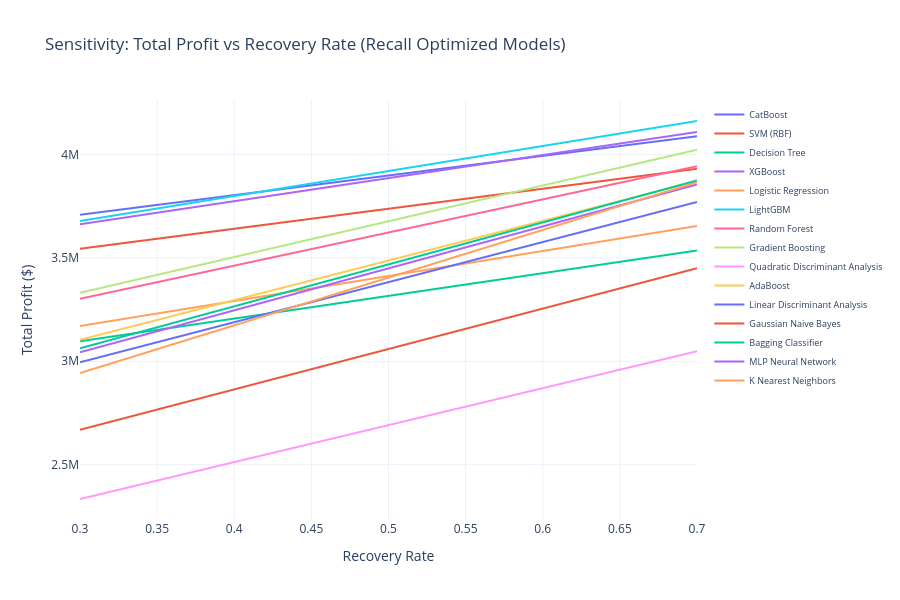

Write notebook code for a chart like this one.
### Markdown cell above
---
## 9. Sensitivity Analysis: How Do Business Parameters Affect Model Rankings?

The business parameters (recovery rate, interest rate, loan term) are assumptions. Let's see how sensitive the rankings are to different scenarios.

### Code cell
recovery_rates = [0.30, 0.40, 0.50, 0.60, 0.70]
sensitivity_rows = []

for rr in recovery_rates:
    c_fn = avg_loan * (1 - rr)
    c_fp = avg_loan * ANNUAL_INTEREST * AVG_LOAN_TERM_YRS * PROFIT_MARGIN
    p_good = avg_loan * ANNUAL_INTEREST * AVG_LOAN_TERM_YRS * PROFIT_MARGIN - ORIGINATION_COST
    l_default = avg_loan * (1 - rr) + ORIGINATION_COST

    for _, row in df_recall.iterrows():
        tn, fp, fn, tp = row["tn"], row["fp"], row["fn"], row["tp"]
        total_profit = (tn * p_good) - (fn * l_default)
        sensitivity_rows.append({
            "recovery_rate": rr, "model": row["model"],
            "total_profit": total_profit, "cost_ratio": c_fn / c_fp,
        })

df_sens = pd.DataFrame(sensitivity_rows)

fig6 = px.line(
    df_sens, x="recovery_rate", y="total_profit", color="model",
    title="Sensitivity: Total Profit vs Recovery Rate (Recall Optimized Models)",
    labels={"recovery_rate": "Recovery Rate", "total_profit": "Total Profit ($)", "model": ""},
    height=600,
)
fig6.update_layout(legend=dict(font_size=9))
fig6.show()

### Figure 1 — Plotly figure (JSON) as saved in the notebook; plotly's stock layout.template omitted (floating-point values rounded to 4 significant figures)
{"data": [{"hovertemplate": "=CatBoost<br>Recovery Rate=%{x}<br>Total Profit ($)=%{y}<extra></extra>", "legendgroup": "CatBoost", "line": {"color": "#636efa", "dash": "solid"}, "marker": {"symbol": "circle"}, "mode": "lines", "name": "CatBoost", "orientation": "v", "showlegend": true, "type": "scatter", "x": [0.3, 0.4, 0.5, 0.6, 0.7], "xaxis": "x", "y": [3708000.0, 3803000.0, 3898000.0, 3993000.0, 4088000.0], "yaxis": "y"}, {"hovertemplate": "=SVM (RBF)<br>Recovery Rate=%{x}<br>Total Profit ($)=%{y}<extra></extra>", "legendgroup": "SVM (RBF)", "line": {"color": "#EF553B", "dash": "solid"}, "marker": {"symbol": "circle"}, "mode": "lines", "name": "SVM (RBF)", "orientation": "v", "showlegend": true, "type": "scatter", "x": [0.3, 0.4, 0.5, 0.6, 0.7], "xaxis": "x", "y": [3544000.0, 3641000.0, 3738000.0, 3834000.0, 3931000.0], "yaxis": "y"}, {"hovertemplate": "=Decision Tree<br>Recovery Rate=%{x}<br>Total Profit ($)=%{y}<extra></extra>", "legendgroup": "Decision Tree", "line": {"color": "#00cc96", "dash": "solid"}, "marker": {"symbol": "circle"}, "mode": "lines", "name": "Decision Tree", "orientation": "v", "showlegend": true, "type": "scatter", "x": [0.3, 0.4, 0.5, 0.6, 0.7], "xaxis": "x", "y": [3097000.0, 3206000.0, 3316000.0, 3426000.0, 3536000.0], "yaxis": "y"}, {"hovertemplate": "=XGBoost<br>Recovery Rate=%{x}<br>Total Profit ($)=%{y}<extra></extra>", "legendgroup": "XGBoost", "line": {"color": "#ab63fa", "dash": "solid"}, "marker": {"symbol": "circle"}, "mode": "lines", "name": "XGBoost", "orientation": "v", "showlegend": true, "type": "scatter", "x": [0.3, 0.4, 0.5, 0.6, 0.7], "xaxis": "x", "y": [3662000.0, 3774000.0, 3885000.0, 3997000.0, 4109000.0], "yaxis": "y"}, {"hovertemplate": "=Logistic Regression<br>Recovery Rate=%{x}<br>Total Profit ($)=%{y}<extra></extra>", "legendgroup": "Logistic Regression", "line": {"color": "#FFA15A", "dash": "solid"}, "marker": {"symbol": "circle"}, "mode": "lines", "name": "Logistic Regression", "orientation": "v", "showlegend": true, "type": "scatter", "x": [0.3, 0.4, 0.5, 0.6, 0.7], "xaxis": "x", "y": [3170000.0, 3291000.0, 3412000.0, 3533000.0, 3654000.0], "yaxis": "y"}, {"hovertemplate": "=LightGBM<br>Recovery Rate=%{x}<br>Total Profit ($)=%{y}<extra></extra>", "legendgroup": "LightGBM", "line": {"color": "#19d3f3", "dash": "solid"}, "marker": {"symbol": "circle"}, "mode": "lines", "name": "LightGBM", "orientation": "v", "showlegend": true, "type": "scatter", "x": [0.3, 0.4, 0.5, 0.6, 0.7], "xaxis": "x", "y": [3678000.0, 3799000.0, 3920000.0, 4041000.0, 4161000.0], "yaxis": "y"}, {"hovertemplate": "=Random Forest<br>Recovery Rate=%{x}<br>Total Profit ($)=%{y}<extra></extra>", "legendgroup": "Random Forest", "line": {"color": "#FF6692", "dash": "solid"}, "marker": {"symbol": "circle"}, "mode": "lines", "name": "Random Forest", "orientation": "v", "showlegend": true, "type": "scatter", "x": [0.3, 0.4, 0.5, 0.6, 0.7], "xaxis": "x", "y": [3302000.0, 3462000.0, 3622000.0, 3783000.0, 3943000.0], "yaxis": "y"}, {"hovertemplate": "=Gradient Boosting<br>Recovery Rate=%{x}<br>Total Profit ($)=%{y}<extra></extra>", "legendgroup": "Gradient Boosting", "line": {"color": "#B6E880", "dash": "solid"}, "marker": {"symbol": "circle"}, "mode": "lines", "name": "Gradient Boosting", "orientation": "v", "showlegend": true, "type": "scatter", "x": [0.3, 0.4, 0.5, 0.6, 0.7], "xaxis": "x", "y": [3331000.0, 3504000.0, 3677000.0, 3850000.0, 4023000.0], "yaxis": "y"}, {"hovertemplate": "=Quadratic Discriminant Analysis<br>Recovery Rate=%{x}<br>Total Profit ($)=%{y}<extra></extra>", "legendgroup": "Quadratic Discriminant Analysis", "line": {"color": "#FF97FF", "dash": "solid"}, "marker": {"symbol": "circle"}, "mode": "lines", "name": "Quadratic Discriminant Analysis", "orientation": "v", "showlegend": true, "type": "scatter", "x": [0.3, 0.4, 0.5, 0.6, 0.7], "xaxis": "x", "y": [2334000.0, 2513000.0, 2692000.0, 2870000.0, 3049000.0], "yaxis": "y"}, {"hovertemplate": "=AdaBoost<br>Recovery Rate=%{x}<br>Total Profit ($)=%{y}<extra></extra>", "legendgroup": "AdaBoost", "line": {"color": "#FECB52", "dash": "solid"}, "marker": {"symbol": "circle"}, "mode": "lines", "name": "AdaBoost", "orientation": "v", "showlegend": true, "type": "scatter", "x": [0.3, 0.4, 0.5, 0.6, 0.7], "xaxis": "x", "y": [3104000.0, 3296000.0, 3488000.0, 3679000.0, 3871000.0], "yaxis": "y"}, {"hovertemplate": "=Linear Discriminant Analysis<br>Recovery Rate=%{x}<br>Total Profit ($)=%{y}<extra></extra>", "legendgroup": "Linear Discriminant Analysis", "line": {"color": "#636efa", "dash": "solid"}, "marker": {"symbol": "circle"}, "mode": "lines", "name": "Linear Discriminant Analysis", "orientation": "v", "showlegend": true, "type": "scatter", "x": [0.3, 0.4, 0.5, 0.6, 0.7], "xaxis": "x", "y": [2996000.0, 3189000.0, 3383000.0, 3576000.0, 3770000.0], "yaxis": "y"}, {"hovertemplate": "=Gaussian Naive Bayes<br>Recovery Rate=%{x}<br>Total Profit ($)=%{y}<extra></extra>", "legendgroup": "Gaussian Naive Bayes", "line": {"color": "#EF553B", "dash": "solid"}, "marker": {"symbol": "circle"}, "mode": "lines", "name": "Gaussian Naive Bayes", "orientation": "v", "showlegend": true, "type": "scatter", "x": [0.3, 0.4, 0.5, 0.6, 0.7], "xaxis": "x", "y": [2669000.0, 2864000.0, 3059000.0, 3255000.0, 3450000.0], "yaxis": "y"}, {"hovertemplate": "=Bagging Classifier<br>Recovery Rate=%{x}<br>Total Profit ($)=%{y}<extra></extra>", "legendgroup": "Bagging Classifier", "line": {"color": "#00cc96", "dash": "solid"}, "marker": {"symbol": "circle"}, "mode": "lines", "name": "Bagging Classifier", "orientation": "v", "showlegend": true, "type": "scatter", "x": [0.3, 0.4, 0.5, 0.6, 0.7], "xaxis": "x", "y": [3063000.0, 3266000.0, 3468000.0, 3671000.0, 3874000.0], "yaxis": "y"}, {"hovertemplate": "=MLP Neural Network<br>Recovery Rate=%{x}<br>Total Profit ($)=%{y}<extra></extra>", "legendgroup": "MLP Neural Network", "line": {"color": "#ab63fa", "dash": "solid"}, "marker": {"symbol": "circle"}, "mode": "lines", "name": "MLP Neural Network", "orientation": "v", "showlegend": true, "type": "scatter", "x": [0.3, 0.4, 0.5, 0.6, 0.7], "xaxis": "x", "y": [3043000.0, 3246000.0, 3449000.0, 3651000.0, 3854000.0], "yaxis": "y"}, {"hovertemplate": "=K Nearest Neighbors<br>Recovery Rate=%{x}<br>Total Profit ($)=%{y}<extra></extra>", "legendgroup": "K Nearest Neighbors", "line": {"color": "#FFA15A", "dash": "solid"}, "marker": {"symbol": "circle"}, "mode": "lines", "name": "K Nearest Neighbors", "orientation": "v", "showlegend": true, "type": "scatter", "x": [0.3, 0.4, 0.5, 0.6, 0.7], "xaxis": "x", "y": [2943000.0, 3174000.0, 3405000.0, 3635000.0, 3866000.0], "yaxis": "y"}], "layout": {"height": 600, "legend": {"font": {"size": 9}, "title": {"text": ""}, "tracegroupgap": 0}, "title": {"text": "Sensitivity: Total Profit vs Recovery Rate (Recall Optimized Models)"}, "xaxis": {"anchor": "y", "domain": [0, 1], "title": {"text": "Recovery Rate"}}, "yaxis": {"anchor": "x", "domain": [0, 1], "title": {"text": "Total Profit ($)"}}}}
